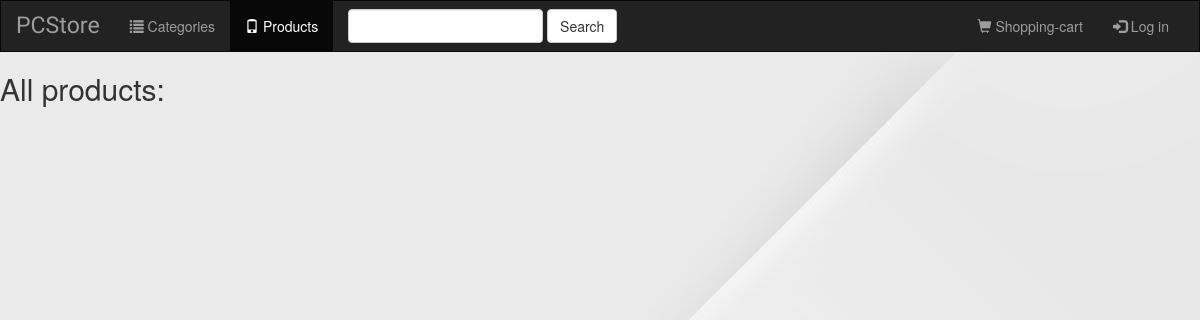
The app's page /store/products/, older data.
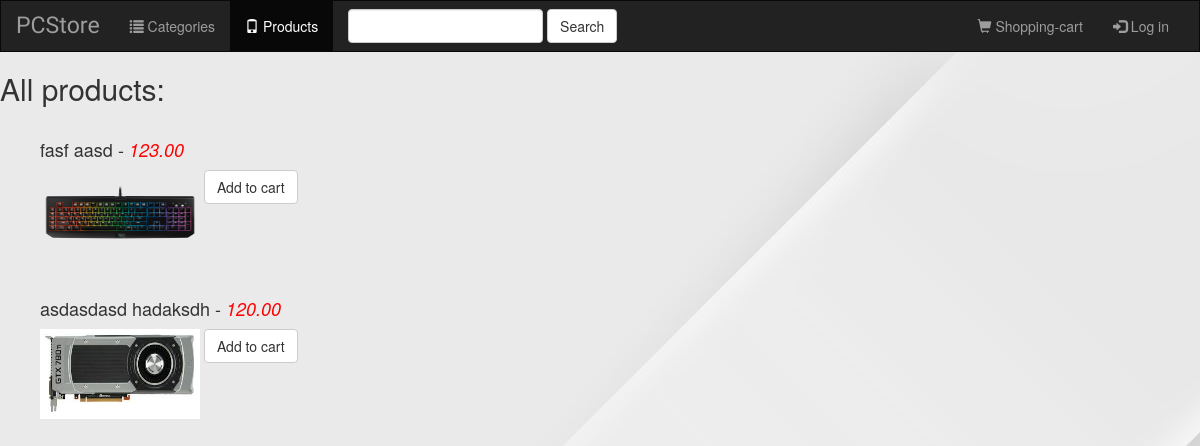
The same page, newer data.
### store/models.py (models this page shows, shortened)
class Product(models.Model):
    maker = models.CharField(max_length=32, blank=True)
    model = models.CharField(max_length=32, blank=True)
    description = models.TextField(blank=True)
    price = MoneyField(max_digits=10, decimal_places=2, default_currency='BGN')
    category = models.ForeignKey(Category)
    product_logo = models.FileField()
    is_in_shopCart = models.BooleanField(default=False, blank=True)
    created = models.DateTimeField(editable=False, default=timezone.now())
    modified = models.DateTimeField(editable=False, default=timezone.now())

### store/views.py (the view)
class ProductsView(generic.ListView):
    template_name = 'store/products.html'
    context_object_name = 'all_products'
    paginate_by = 10
    def get_queryset(self):
        return Product.objects.all()

### store/templates/store/products.html (shortened to what this page needs)
{% extends 'store/base.html' %}
{% block body %}
    <h2>All products:</h2>
    <ul class="allProducts" style="list-style-type:none">
    {% for product in all_products %}
        <form method="get" action="">
            <h4 class="productDescription">{{ product.maker }} {{ product.model }} - <i style="color:red">{{ product.price }}</i></h4>
            <input type="image" src="{{ product.product_logo.url }}" title="{{ product.maker }} {{ product.model }}" width="160" height="90">
            <button type="submit" class="btn btn-default">Add to cart</button>
        </form>
    {% endfor %}
    </ul>
{% endblock %}

Row changes from the older to the newer data that the page shows:
added Product: maker "fasf", model "aasd", price "123.00"
added Product: maker "asdasdasd", model "hadaksdh", price "120.00"
